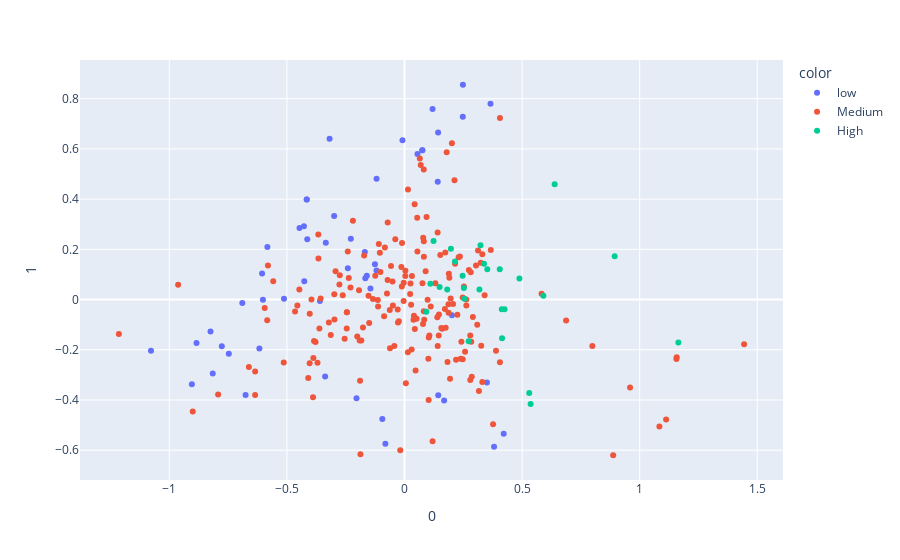

This figure's notebook cell:
### Code cell
fig = px.scatter(health_pca_3_4, x=0, y=1, color=rate_label)
fig.show()

### Figure 1 — Plotly figure (JSON) as saved in the notebook; plotly's stock layout.template omitted (floating-point values rounded to 4 significant figures; data arrays with more than 128 entries replaced by an {"elided": "..."} marker saying what was removed)
{"data": [{"hoverlabel": {"namelength": 0}, "hovertemplate": "color=low<br>0=%{x}<br>1=%{y}", "legendgroup": "low", "marker": {"color": "#636efa", "symbol": "circle"}, "mode": "markers", "name": "low", "showlegend": true, "type": "scatter", "x": [-0.3597, -0.241, -0.4278, -0.6021, 0.07569, -0.4135, -0.2282, -0.3186, -0.747, -0.6897, -1.078, -0.8155, -0.9042, -0.6758, -0.4158, -0.583, -0.8249, -0.119, -0.008691, 0.1192, -0.4158, -0.6056, 0.1412, 0.07569, 0.3656, 0.1428, -0.145, 0.2017, -0.1667, 0.2478, 0.05507, -0.8845, -0.5126, -0.3347, -0.4263, 0.2483, 0.3504, -0.3376, -0.1603, -0.6172, -0.1191, -0.1688, -0.4466, -0.2993, -0.7768, 0.4217, 0.1684, -0.1258, -0.09437, -0.2042, 0.3808, -0.08131, 0.1434], "xaxis": "x", "y": [-0.005747, 0.1245, 0.2915, -0.001236, 0.5949, 0.2405, 0.2419, 0.6409, -0.2162, -0.01421, -0.2039, -0.2941, -0.3379, -0.3805, 0.3982, 0.2095, -0.1277, 0.4815, 0.6343, 0.7588, 0.3982, 0.1038, 0.4693, 0.5949, 0.7795, 0.6656, 0.0444, -0.0626, 0.08477, 0.7275, 0.5798, -0.1727, 0.003537, 0.2259, 0.07304, 0.8555, -0.3307, -0.3063, 0.09468, -0.1949, 0.116, 0.1891, 0.285, 0.3324, -0.1862, -0.5341, -0.4018, 0.1403, -0.4763, -0.3932, -0.5861, -0.5744, -0.3816], "yaxis": "y"}, {"hoverlabel": {"namelength": 0}, "hovertemplate": "color=Medium<br>0=%{x}<br>1=%{y}", "legendgroup": "Medium", "marker": {"color": "#EF553B", "symbol": "circle"}, "mode": "markers", "name": "Medium", "showlegend": true, "type": "scatter", "x": {"elided": "186 float values"}, "xaxis": "x", "y": {"elided": "186 float values"}, "yaxis": "y"}, {"hoverlabel": {"namelength": 0}, "hovertemplate": "color=High<br>0=%{x}<br>1=%{y}", "legendgroup": "High", "marker": {"color": "#00cc96", "symbol": "circle"}, "mode": "markers", "name": "High", "showlegend": true, "type": "scatter", "x": [0.4254, 0.2728, 0.4886, 0.5363, 0.3186, 0.2525, 0.4147, 0.11, 0.323, 0.1818, 0.1491, 0.2551, 0.352, 0.4138, 0.2471, 0.338, 0.09277, 0.4049, 0.2146, 0.5303, 0.1972, 0.6385, 1.164, 0.5905, 0.1235, 0.8936], "xaxis": "x", "y": [-0.03878, -0.1663, 0.08362, -0.4161, 0.04035, 0.04598, -0.1545, 0.06276, 0.2165, 0.04015, 0.04946, 0.002803, 0.1207, -0.03899, 0.09515, 0.1424, -0.0487, 0.1201, 0.1519, -0.3718, 0.2021, 0.4593, -0.1715, 0.01485, 0.2329, 0.1728], "yaxis": "y"}], "layout": {"autosize": true, "legend": {"title": {"text": "color"}, "tracegroupgap": 0}, "margin": {"t": 60}, "xaxis": {"anchor": "y", "autorange": true, "domain": [0, 1], "range": [-1.377, 1.607], "title": {"text": "0"}, "type": "linear"}, "yaxis": {"anchor": "x", "autorange": true, "domain": [0, 1], "range": [-0.7248, 0.9601], "title": {"text": "1"}, "type": "linear"}}}
